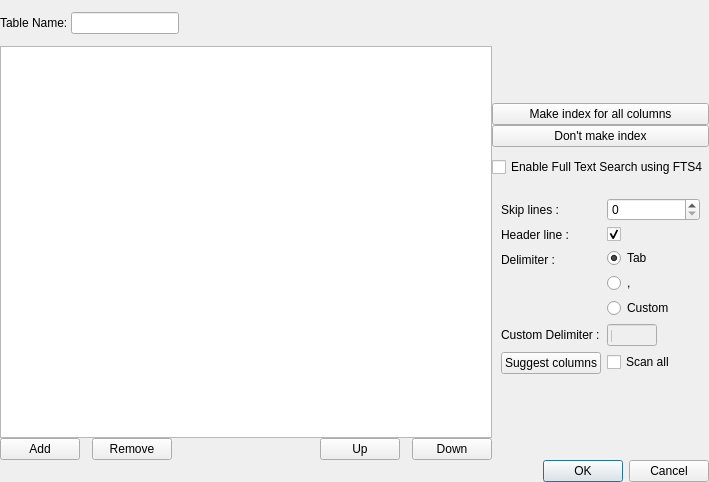
<?xml version="1.0" encoding="UTF-8"?>
<ui version="4.0">
 <class>SchemaDialog</class>
 <widget class="QDialog" name="SchemaDialog">
  <property name="geometry">
   <rect>
    <x>0</x>
    <y>0</y>
    <width>709</width>
    <height>482</height>
   </rect>
  </property>
  <property name="windowTitle">
   <string>Dialog</string>
  </property>
  <layout class="QVBoxLayout" name="verticalLayout_3">
   <property name="spacing">
    <number>0</number>
   </property>
   <property name="leftMargin">
    <number>0</number>
   </property>
   <property name="topMargin">
    <number>12</number>
   </property>
   <property name="rightMargin">
    <number>0</number>
   </property>
   <property name="bottomMargin">
    <number>0</number>
   </property>
   <item>
    <layout class="QHBoxLayout" name="horizontalLayout">
     <property name="spacing">
      <number>0</number>
     </property>
     <item>
      <layout class="QVBoxLayout" name="verticalLayout">
       <property name="spacing">
        <number>0</number>
       </property>
       <item>
        <layout class="QFormLayout" name="formLayout">
         <property name="fieldGrowthPolicy">
          <enum>QFormLayout::FieldsStayAtSizeHint</enum>
         </property>
         <property name="bottomMargin">
          <number>12</number>
         </property>
         <item row="0" column="0">
          <widget class="QLabel" name="label">
           <property name="text">
            <string>Table Name: </string>
           </property>
          </widget>
         </item>
         <item row="0" column="1">
          <widget class="QLineEdit" name="lineEdit"/>
         </item>
        </layout>
       </item>
       <item>
        <widget class="QTableView" name="tableView"/>
       </item>
       <item>
        <layout class="QHBoxLayout" name="horizontalLayout_2">
         <property name="spacing">
          <number>12</number>
         </property>
         <item>
          <widget class="QPushButton" name="addButton">
           <property name="text">
            <string>Add</string>
           </property>
          </widget>
         </item>
         <item>
          <widget class="QPushButton" name="removeButton">
           <property name="text">
            <string>Remove</string>
           </property>
          </widget>
         </item>
         <item>
          <spacer name="horizontalSpacer_2">
           <property name="orientation">
            <enum>Qt::Horizontal</enum>
           </property>
           <property name="sizeHint" stdset="0">
            <size>
             <width>40</width>
             <height>20</height>
            </size>
           </property>
          </spacer>
         </item>
         <item>
          <widget class="QPushButton" name="upButton">
           <property name="text">
            <string>Up</string>
           </property>
          </widget>
         </item>
         <item>
          <widget class="QPushButton" name="downButton">
           <property name="text">
            <string>Down</string>
           </property>
          </widget>
         </item>
        </layout>
       </item>
      </layout>
     </item>
     <item>
      <layout class="QVBoxLayout" name="verticalLayoutRight">
       <item>
        <spacer name="verticalSpacer_2">
         <property name="orientation">
          <enum>Qt::Vertical</enum>
         </property>
         <property name="sizeHint" stdset="0">
          <size>
           <width>20</width>
           <height>40</height>
          </size>
         </property>
        </spacer>
       </item>
       <item>
        <widget class="QLabel" name="messageLabel">
         <property name="text">
          <string/>
         </property>
        </widget>
       </item>
       <item>
        <widget class="QPushButton" name="makeIndexButton">
         <property name="text">
          <string>Make index for all columns</string>
         </property>
        </widget>
       </item>
       <item>
        <widget class="QPushButton" name="notMakeIndexButton">
         <property name="text">
          <string>Don't make index</string>
         </property>
        </widget>
       </item>
       <item>
        <spacer name="verticalSpacer_4">
         <property name="orientation">
          <enum>Qt::Vertical</enum>
         </property>
         <property name="sizeType">
          <enum>QSizePolicy::Fixed</enum>
         </property>
         <property name="sizeHint" stdset="0">
          <size>
           <width>20</width>
           <height>10</height>
          </size>
         </property>
        </spacer>
       </item>
       <item>
        <widget class="QCheckBox" name="enableFTS4">
         <property name="text">
          <string>Enable Full Text Search using FTS4</string>
         </property>
        </widget>
       </item>
       <item>
        <spacer name="verticalSpacer_3">
         <property name="orientation">
          <enum>Qt::Vertical</enum>
         </property>
         <property name="sizeType">
          <enum>QSizePolicy::Fixed</enum>
         </property>
         <property name="sizeHint" stdset="0">
          <size>
           <width>20</width>
           <height>12</height>
          </size>
         </property>
        </spacer>
       </item>
       <item>
        <widget class="QWidget" name="importWidget" native="true">
         <property name="sizePolicy">
          <sizepolicy hsizetype="Minimum" vsizetype="Preferred">
           <horstretch>0</horstretch>
           <verstretch>0</verstretch>
          </sizepolicy>
         </property>
         <layout class="QFormLayout" name="formLayout_2">
          <item row="0" column="0">
           <widget class="QLabel" name="label_2">
            <property name="sizePolicy">
             <sizepolicy hsizetype="Minimum" vsizetype="Preferred">
              <horstretch>0</horstretch>
              <verstretch>0</verstretch>
             </sizepolicy>
            </property>
            <property name="text">
             <string>Skip lines :</string>
            </property>
           </widget>
          </item>
          <item row="0" column="1">
           <widget class="QSpinBox" name="skipLinesSpin"/>
          </item>
          <item row="1" column="0">
           <widget class="QLabel" name="label_4">
            <property name="sizePolicy">
             <sizepolicy hsizetype="Minimum" vsizetype="Preferred">
              <horstretch>0</horstretch>
              <verstretch>0</verstretch>
             </sizepolicy>
            </property>
            <property name="text">
             <string>Header line :</string>
            </property>
           </widget>
          </item>
          <item row="1" column="1">
           <widget class="QCheckBox" name="headerLineCheckbox">
            <property name="text">
             <string/>
            </property>
            <property name="checked">
             <bool>true</bool>
            </property>
           </widget>
          </item>
          <item row="2" column="0">
           <widget class="QLabel" name="label_3">
            <property name="sizePolicy">
             <sizepolicy hsizetype="Minimum" vsizetype="Preferred">
              <horstretch>0</horstretch>
              <verstretch>0</verstretch>
             </sizepolicy>
            </property>
            <property name="text">
             <string>Delimiter :</string>
            </property>
           </widget>
          </item>
          <item row="2" column="1">
           <layout class="QVBoxLayout" name="verticalLayout_4">
            <property name="spacing">
             <number>5</number>
            </property>
            <item>
             <widget class="QRadioButton" name="tabDelimiter">
              <property name="text">
               <string>Tab</string>
              </property>
              <property name="checked">
               <bool>true</bool>
              </property>
             </widget>
            </item>
            <item>
             <widget class="QRadioButton" name="cammaDelimiter">
              <property name="text">
               <string>,</string>
              </property>
             </widget>
            </item>
            <item>
             <widget class="QRadioButton" name="customDelimiter">
              <property name="text">
               <string>Custom</string>
              </property>
             </widget>
            </item>
           </layout>
          </item>
          <item row="3" column="0">
           <widget class="QLabel" name="label_5">
            <property name="sizePolicy">
             <sizepolicy hsizetype="Minimum" vsizetype="Preferred">
              <horstretch>0</horstretch>
              <verstretch>0</verstretch>
             </sizepolicy>
            </property>
            <property name="text">
             <string>Custom Delimiter :</string>
            </property>
           </widget>
          </item>
          <item row="3" column="1">
           <widget class="QLineEdit" name="customDelimiterEdit">
            <property name="enabled">
             <bool>false</bool>
            </property>
            <property name="sizePolicy">
             <sizepolicy hsizetype="Minimum" vsizetype="Fixed">
              <horstretch>0</horstretch>
              <verstretch>0</verstretch>
             </sizepolicy>
            </property>
            <property name="maximumSize">
             <size>
              <width>50</width>
              <height>16777215</height>
             </size>
            </property>
            <property name="text">
             <string>|</string>
            </property>
            <property name="maxLength">
             <number>1</number>
            </property>
           </widget>
          </item>
          <item row="4" column="0">
           <widget class="QPushButton" name="suggestColumnButton">
            <property name="text">
             <string>Suggest columns</string>
            </property>
           </widget>
          </item>
          <item row="4" column="1">
           <widget class="QCheckBox" name="scanAllLine">
            <property name="text">
             <string>Scan all</string>
            </property>
           </widget>
          </item>
         </layout>
        </widget>
       </item>
       <item>
        <spacer name="verticalSpacer">
         <property name="orientation">
          <enum>Qt::Vertical</enum>
         </property>
         <property name="sizeHint" stdset="0">
          <size>
           <width>20</width>
           <height>40</height>
          </size>
         </property>
        </spacer>
       </item>
      </layout>
     </item>
    </layout>
   </item>
   <item>
    <widget class="QDialogButtonBox" name="buttonBox">
     <property name="orientation">
      <enum>Qt::Horizontal</enum>
     </property>
     <property name="standardButtons">
      <set>QDialogButtonBox::Cancel|QDialogButtonBox::Ok</set>
     </property>
    </widget>
   </item>
  </layout>
 </widget>
 <resources/>
 <connections>
  <connection>
   <sender>buttonBox</sender>
   <signal>accepted()</signal>
   <receiver>SchemaDialog</receiver>
   <slot>accept()</slot>
   <hints>
    <hint type="sourcelabel">
     <x>248</x>
     <y>254</y>
    </hint>
    <hint type="destinationlabel">
     <x>157</x>
     <y>274</y>
    </hint>
   </hints>
  </connection>
  <connection>
   <sender>buttonBox</sender>
   <signal>rejected()</signal>
   <receiver>SchemaDialog</receiver>
   <slot>reject()</slot>
   <hints>
    <hint type="sourcelabel">
     <x>316</x>
     <y>260</y>
    </hint>
    <hint type="destinationlabel">
     <x>286</x>
     <y>274</y>
    </hint>
   </hints>
  </connection>
  <connection>
   <sender>customDelimiter</sender>
   <signal>toggled(bool)</signal>
   <receiver>customDelimiterEdit</receiver>
   <slot>setEnabled(bool)</slot>
   <hints>
    <hint type="sourcelabel">
     <x>606</x>
     <y>254</y>
    </hint>
    <hint type="destinationlabel">
     <x>594</x>
     <y>285</y>
    </hint>
   </hints>
  </connection>
 </connections>
</ui>
